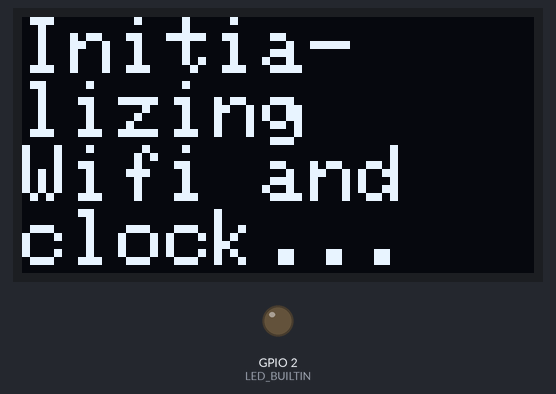
Bench run of a sketch on a simulated ESP32. Shown: 128×64 one-colour display, output pins drawn as LEDs (lit = HIGH). WiFi joins after 1.5 s; servers stay silent unless stated; the local clock reads 2024-03-15 10:24:30 at power-on unless the sketch sets it; what the sketch prints to the serial monitor is not drawn.

Above: at 0.1 s.
At 1.6 s:
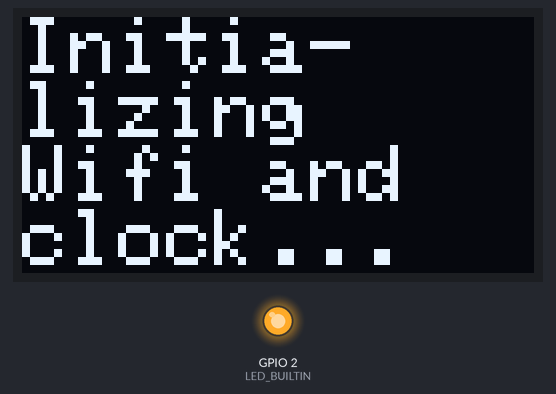
Timing chart, 0 to 3.6 s (numbered marks = the images above):
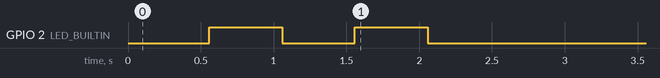

The sketch:

ESP32SimpleClockAndThermometer.ino
```cpp
#include "BME_280_I2C.h"
#include "SSD1306_128x64_SPI.h"

#include "secrets.h"

#include <WiFi.h>
#include "time.h"

#define SERIAL_BAUD 115200
#define LOOP_INTERVAL 1000

#ifndef LED_BUILTIN
// Builtin LED for ESP-WROOM-32 DevBoard
#define LED_BUILTIN 2
// Builtin LED for WEMOS LoLin32 DevBoard
// #define LED_BUILTIN 5
// Builtin LED for ESP32 NodeMCU DevBoard
// #define LED_BUILTIN 22
#endif // LED_BUILTIN

const char* NTP_SERVER = "pool.ntp.org";
const long  UTC_OFFSET = 3600;             // Offset between Universal Time and your time zone
const int   DAYLIGHT_SAVING_OFFSET = 3600; // Offset bewteen normal time and summer time
                                           // (3600 seconds = 1 hour)

void setup(){
  Serial.begin(SERIAL_BAUD);
  pinMode(LED_BUILTIN, OUTPUT);

  setup_bcm280_module();
  setup_ssd1306_module();

  drawText("Initia-\n"
           "lizing\n"
           "Wifi and\n"
           "clock...",
           2);
  delay(500);

  // Wifi setup
  WiFi.mode(WIFI_STA);
  WiFi.begin(WIFI_SSID, WIFI_PSK);
  // Wait for connection
  while (WiFi.status() != WL_CONNECTED) {
    digitalWrite(LED_BUILTIN, 1);
    delay(500);
    digitalWrite(LED_BUILTIN, 0);
    delay(500);
    Serial.print(".");
  }
  Serial.println();
  Serial.printf("Connected to Wifi network %s (%s).\n", WIFI_SSID, WiFi.localIP().toString().c_str());

  // Get real time via NTP
  configTime(UTC_OFFSET, DAYLIGHT_SAVING_OFFSET, NTP_SERVER);
  struct tm timeinfo;
  if(!getLocalTime(&timeinfo)){
    Serial.println("Error: Failed to initialize RTC!");
    return;
  }
  Serial.println(&timeinfo, "RTC initialized at %A, %B %d %Y %H:%M:%S");

  // Disconnect Wifi -- the time should be correct now!
  WiFi.disconnect(true);
  WiFi.mode(WIFI_OFF);
}

unsigned long previousMillis = 0;

void loop(){
  unsigned long currentMillis = millis();
  if (currentMillis - previousMillis >= LOOP_INTERVAL) {
    previousMillis = previousMillis + LOOP_INTERVAL;

    digitalWrite(LED_BUILTIN, HIGH);
    printBME280Data(&printSensorData);
#ifdef MODULE_SSD1306_DISPLAY
    printBME280Data(&drawSensorData);
#endif // MODULE_SSD1306_DISPLAY
    digitalWrite(LED_BUILTIN, LOW);
  }
}

void printSensorData(float temp, float hum, float pres) {
  Serial.printf("%.2f°C    %.2f%%    %.3fhPa\n", temp, hum, pres);
}
```

BME_280_I2C.h
```cpp
#ifndef MODULE_BME280_SENSOR
#define MODULE_BME280_SENSOR

#include <BME280I2C.h>
#include <Wire.h>

void setup_bcm280_module();
void printBME280Data(void (*callb) (float, float, float));

#endif // MODULE_BME280_SENSOR
```

SSD1306_128x64_SPI.cpp
```cpp
#include "SSD1306_128x64_SPI.h"

Adafruit_SSD1306 display(SCREEN_WIDTH, SCREEN_HEIGHT,
  &SPI, OLED_DC, OLED_RESET, OLED_CS);

void setup_ssd1306_module() {
  if(!display.begin(SSD1306_SWITCHCAPVCC)) {
    Serial.println(F("Error: Could not initialize SSD1306 display!"));
    for(;;);
  }
  display.clearDisplay();
}

void drawSensorData(float temp, float hum, float pres) {
  struct tm timeinfo;
  getLocalTime(&timeinfo);
  char now[9];
  strftime(now, sizeof(now), "%H:%M:%S", &timeinfo);

  char buffer[] = " 12:00:00 \n000.00°C\n000.00%\n0000.00hPa";
  sprintf(buffer, " %s \n%.2f C\n%.2f%%\n%.2fhPa", now, temp, hum, pres);
  drawText(buffer, 2, 0, 0, true);
}

void drawText(const char *text, size_t size, size_t posX, size_t posY, bool clearDisplay) {
  if (clearDisplay) display.clearDisplay();

  display.setTextSize(size);
  display.setTextColor(SSD1306_WHITE);
  display.setCursor(posX, posY);
  display.cp437(true);

  display.write(text);
  display.display();
}
```

SSD1306_128x64_SPI.h
```cpp
#ifndef MODULE_SSD1306_DISPLAY
#define MODULE_SSD1306_DISPLAY

#include <SPI.h>
#include <Wire.h>
#include <Adafruit_GFX.h>
#include <Adafruit_SSD1306.h>
#include <time.h>

#define SCREEN_WIDTH 128 // OLED display width in pixels
#define SCREEN_HEIGHT 64 // OLED display height in pixels

// ESP-WROOM-32 (Node-MCU-32S)
// Display --> ESP-WROOM-32     --> Purpose
// -------     ------------         -------
//     GND --> GND              --> Ground
//     VCC --> 3V3              --> VIN (3.3V)
//     D0  --> GPIO 18          --> SCK (SPI Clock)
//     D1  --> GPIO 23          --> SPI MOSI (Master Out Slave In [data output from master])
//     RES --> GPIO 19 (random) --> Reset (pick any free digital pin)
//     DC  --> GPIO  4 (random) --> Data/Command (pick any free digital pin)
//     CS  --> GPIO  5          --> SPI SS (Slave Select) [CS=Chip Select?]

// Declaration for SSD1306 display
#define OLED_DC     4
#define OLED_CS     5
#define OLED_RESET 19

void setup_ssd1306_module();
void drawSensorData(float temp, float hum, float pres);
void drawText(const char *text, size_t size = 1, size_t posX = 0, size_t posY = 0, bool clearDisplay = true);

#endif // MODULE_SSD1306_DISPLAY
```

secrets.h
```cpp
#ifndef SECRETS
#define SECRETS

#define WIFI_SSID "<PUT_YOUR_WIFI_NAME_HERE>"
#define WIFI_PSK "<PUT_YOUR_WIFI_PASSWORD_HERE>"

#endif // SECRETS
```
